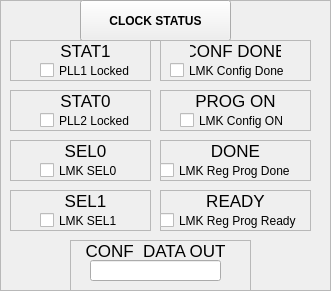
        <widget class="QFrame" name="frame_118">
         <property name="geometry">
          <rect>
           <x>190</x>
           <y>60</y>
           <width>331</width>
           <height>291</height>
          </rect>
         </property>
         <property name="frameShape">
          <enum>QFrame::StyledPanel</enum>
         </property>
         <property name="frameShadow">
          <enum>QFrame::Raised</enum>
         </property>
         <widget class="QPushButton" name="pushButton_Clock_status_hw_reg">
          <property name="geometry">
           <rect>
            <x>80</x>
            <y>0</y>
            <width>151</width>
            <height>41</height>
           </rect>
          </property>
          <property name="font">
           <font>
            <weight>75</weight>
            <bold>true</bold>
           </font>
          </property>
          <property name="text">
           <string>CLOCK STATUS</string>
          </property>
         </widget>
         <widget class="QFrame" name="frame_84">
          <property name="geometry">
           <rect>
            <x>70</x>
            <y>240</y>
            <width>181</width>
            <height>51</height>
           </rect>
          </property>
          <property name="frameShape">
           <enum>QFrame::StyledPanel</enum>
          </property>
          <property name="frameShadow">
           <enum>QFrame::Raised</enum>
          </property>
          <widget class="QLabel" name="label_219">
           <property name="geometry">
            <rect>
             <x>10</x>
             <y>0</y>
             <width>151</width>
             <height>21</height>
            </rect>
           </property>
           <property name="font">
            <font>
             <pointsize>13</pointsize>
             <weight>50</weight>
             <bold>false</bold>
            </font>
           </property>
           <property name="text">
            <string>CONF  DATA OUT</string>
           </property>
           <property name="alignment">
            <set>Qt::AlignCenter</set>
           </property>
          </widget>
          <widget class="QLineEdit" name="lineEdit_CLK_CONF_REG_PROG_VALUE">
           <property name="geometry">
            <rect>
             <x>20</x>
             <y>20</y>
             <width>131</width>
             <height>21</height>
            </rect>
           </property>
           <property name="alignment">
            <set>Qt::AlignCenter</set>
           </property>
          </widget>
         </widget>
         <widget class="QFrame" name="frame_79">
          <property name="geometry">
           <rect>
            <x>10</x>
            <y>190</y>
            <width>141</width>
            <height>41</height>
           </rect>
          </property>
          <property name="frameShape">
           <enum>QFrame::StyledPanel</enum>
          </property>
          <property name="frameShadow">
           <enum>QFrame::Raised</enum>
          </property>
          <widget class="QCheckBox" name="checkBox_CLK_SEL_1">
           <property name="geometry">
            <rect>
             <x>30</x>
             <y>20</y>
             <width>121</width>
             <height>21</height>
            </rect>
           </property>
           <property name="text">
            <string>LMK SEL1</string>
           </property>
          </widget>
          <widget class="QLabel" name="label_214">
           <property name="geometry">
            <rect>
             <x>40</x>
             <y>0</y>
             <width>71</width>
             <height>21</height>
            </rect>
           </property>
           <property name="font">
            <font>
             <pointsize>13</pointsize>
             <weight>50</weight>
             <bold>false</bold>
            </font>
           </property>
           <property name="text">
            <string>SEL1</string>
           </property>
           <property name="alignment">
            <set>Qt::AlignCenter</set>
           </property>
          </widget>
         </widget>
         <widget class="QFrame" name="frame_28">
          <property name="geometry">
           <rect>
            <x>10</x>
            <y>40</y>
            <width>141</width>
            <height>41</height>
           </rect>
          </property>
          <property name="frameShape">
           <enum>QFrame::StyledPanel</enum>
          </property>
          <property name="frameShadow">
           <enum>QFrame::Raised</enum>
          </property>
          <widget class="QCheckBox" name="checkBox_CLK_STAT_1">
           <property name="geometry">
            <rect>
             <x>30</x>
             <y>20</y>
             <width>121</width>
             <height>21</height>
            </rect>
           </property>
           <property name="text">
            <string>PLL1 Locked</string>
           </property>
          </widget>
          <widget class="QLabel" name="label_179">
           <property name="geometry">
            <rect>
             <x>40</x>
             <y>0</y>
             <width>71</width>
             <height>21</height>
            </rect>
           </property>
           <property name="font">
            <font>
             <pointsize>13</pointsize>
             <weight>50</weight>
             <bold>false</bold>
            </font>
           </property>
           <property name="text">
            <string>STAT1</string>
           </property>
           <property name="alignment">
            <set>Qt::AlignCenter</set>
           </property>
          </widget>
         </widget>
         <widget class="QFrame" name="frame_82">
          <property name="geometry">
           <rect>
            <x>160</x>
            <y>140</y>
            <width>151</width>
            <height>41</height>
           </rect>
          </property>
          <property name="frameShape">
           <enum>QFrame::StyledPanel</enum>
          </property>
          <property name="frameShadow">
           <enum>QFrame::Raised</enum>
          </property>
          <widget class="QCheckBox" name="checkBox_CLK_REG_PROG_DONE">
           <property name="geometry">
            <rect>
             <x>0</x>
             <y>20</y>
             <width>141</width>
             <height>21</height>
            </rect>
           </property>
           <property name="text">
            <string>LMK Reg Prog Done</string>
           </property>
          </widget>
          <widget class="QLabel" name="label_217">
           <property name="geometry">
            <rect>
             <x>30</x>
             <y>0</y>
             <width>91</width>
             <height>21</height>
            </rect>
           </property>
           <property name="font">
            <font>
             <pointsize>13</pointsize>
             <weight>50</weight>
             <bold>false</bold>
            </font>
           </property>
           <property name="text">
            <string>DONE</string>
           </property>
           <property name="alignment">
            <set>Qt::AlignCenter</set>
           </property>
          </widget>
         </widget>
         <widget class="QFrame" name="frame_83">
          <property name="geometry">
           <rect>
            <x>160</x>
            <y>190</y>
            <width>151</width>
            <height>41</height>
           </rect>
          </property>
          <property name="frameShape">
           <enum>QFrame::StyledPanel</enum>
          </property>
          <property name="frameShadow">
           <enum>QFrame::Raised</enum>
          </property>
          <widget class="QCheckBox" name="checkBox_CLK_REG_PROG_READY">
           <property name="geometry">
            <rect>
             <x>0</x>
             <y>20</y>
             <width>151</width>
             <height>21</height>
            </rect>
           </property>
           <property name="text">
            <string>LMK Reg Prog Ready</string>
           </property>
          </widget>
          <widget class="QLabel" name="label_218">
           <property name="geometry">
            <rect>
             <x>30</x>
             <y>0</y>
             <width>91</width>
             <height>21</height>
            </rect>
           </property>
           <property name="font">
            <font>
             <pointsize>13</pointsize>
             <weight>50</weight>
             <bold>false</bold>
            </font>
           </property>
           <property name="text">
            <string>READY</string>
           </property>
           <property name="alignment">
            <set>Qt::AlignCenter</set>
           </property>
          </widget>
         </widget>
         <widget class="QFrame" name="frame_81">
          <property name="geometry">
           <rect>
            <x>160</x>
            <y>90</y>
            <width>151</width>
            <height>41</height>
           </rect>
          </property>
          <property name="frameShape">
           <enum>QFrame::StyledPanel</enum>
          </property>
          <property name="frameShadow">
           <enum>QFrame::Raised</enum>
          </property>
          <widget class="QCheckBox" name="checkBox_CLK_CONF_ON">
           <property name="geometry">
            <rect>
             <x>20</x>
             <y>20</y>
             <width>111</width>
             <height>21</height>
            </rect>
           </property>
           <property name="text">
            <string>LMK Config ON</string>
           </property>
          </widget>
          <widget class="QLabel" name="label_216">
           <property name="geometry">
            <rect>
             <x>30</x>
             <y>0</y>
             <width>91</width>
             <height>21</height>
            </rect>
           </property>
           <property name="font">
            <font>
             <pointsize>13</pointsize>
             <weight>50</weight>
             <bold>false</bold>
            </font>
           </property>
           <property name="text">
            <string>PROG ON</string>
           </property>
           <property name="alignment">
            <set>Qt::AlignCenter</set>
           </property>
          </widget>
         </widget>
         <widget class="QFrame" name="frame_80">
          <property name="geometry">
           <rect>
            <x>160</x>
            <y>40</y>
            <width>151</width>
            <height>41</height>
           </rect>
          </property>
          <property name="frameShape">
           <enum>QFrame::StyledPanel</enum>
          </property>
          <property name="frameShadow">
           <enum>QFrame::Raised</enum>
          </property>
          <widget class="QCheckBox" name="checkBox_CLK_CONF_DONE">
           <property name="geometry">
            <rect>
             <x>10</x>
             <y>20</y>
             <width>141</width>
             <height>21</height>
            </rect>
           </property>
           <property name="text">
            <string>LMK Config Done</string>
           </property>
          </widget>
          <widget class="QLabel" name="label_215">
           <property name="geometry">
            <rect>
             <x>30</x>
             <y>0</y>
             <width>91</width>
             <height>21</height>
            </rect>
           </property>
           <property name="font">
            <font>
             <pointsize>13</pointsize>
             <weight>50</weight>
             <bold>false</bold>
            </font>
           </property>
           <property name="text">
            <string>CONF DONE</string>
           </property>
           <property name="alignment">
            <set>Qt::AlignCenter</set>
           </property>
          </widget>
         </widget>
         <widget class="QFrame" name="frame_52">
          <property name="geometry">
           <rect>
            <x>10</x>
            <y>90</y>
            <width>141</width>
            <height>41</height>
           </rect>
          </property>
          <property name="frameShape">
           <enum>QFrame::StyledPanel</enum>
          </property>
          <property name="frameShadow">
           <enum>QFrame::Raised</enum>
          </property>
          <widget class="QCheckBox" name="checkBox_CLK_STAT_0">
           <property name="geometry">
            <rect>
             <x>30</x>
             <y>20</y>
             <width>121</width>
             <height>21</height>
            </rect>
           </property>
           <property name="text">
            <string>PLL2 Locked</string>
           </property>
          </widget>
          <widget class="QLabel" name="label_181">
           <property name="geometry">
            <rect>
             <x>40</x>
             <y>0</y>
             <width>71</width>
             <height>21</height>
            </rect>
           </property>
           <property name="font">
            <font>
             <pointsize>13</pointsize>
             <weight>50</weight>
             <bold>false</bold>
            </font>
           </property>
           <property name="text">
            <string>STAT0</string>
           </property>
           <property name="alignment">
            <set>Qt::AlignCenter</set>
           </property>
          </widget>
         </widget>
         <widget class="QFrame" name="frame_53">
          <property name="geometry">
           <rect>
            <x>10</x>
            <y>140</y>
            <width>141</width>
            <height>41</height>
           </rect>
          </property>
          <property name="frameShape">
           <enum>QFrame::StyledPanel</enum>
          </property>
          <property name="frameShadow">
           <enum>QFrame::Raised</enum>
          </property>
          <widget class="QCheckBox" name="checkBox_CLK_SEL_0">
           <property name="geometry">
            <rect>
             <x>30</x>
             <y>20</y>
             <width>121</width>
             <height>21</height>
            </rect>
           </property>
           <property name="text">
            <string>LMK SEL0</string>
           </property>
          </widget>
          <widget class="QLabel" name="label_212">
           <property name="geometry">
            <rect>
             <x>40</x>
             <y>0</y>
             <width>71</width>
             <height>21</height>
            </rect>
           </property>
           <property name="font">
            <font>
             <pointsize>13</pointsize>
             <weight>50</weight>
             <bold>false</bold>
            </font>
           </property>
           <property name="text">
            <string>SEL0</string>
           </property>
           <property name="alignment">
            <set>Qt::AlignCenter</set>
           </property>
          </widget>
         </widget>
        </widget>
